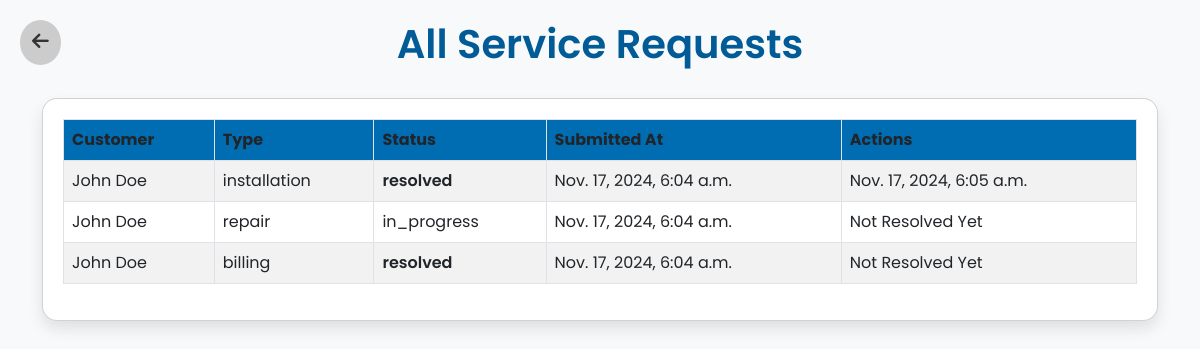
Page /support/ (signed in) on the committed database.
### customer/models.py (models this page shows, shortened)
class ServiceRequest(models.Model):
    REQUEST_TYPES = [
        ('installation', 'Installation'),
        ('repair', 'Repair'),
        ('billing', 'Billing'),
        ('other', 'Other'),
    ]
    STATUS_CHOICES = [
        ('pending', 'Pending'),
        ('in_progress', 'In Progress'),
        ('resolved', 'Resolved'),
    ]
    customer = models.ForeignKey(Customer, on_delete=models.CASCADE)
    request_type = models.CharField(max_length=50, choices=REQUEST_TYPES)
    description = models.TextField()
    attachment = models.FileField(upload_to='attachments/', blank=True, null=True)
    status = models.CharField(max_length=20, choices=STATUS_CHOICES, default='pending')
    submitted_at = models.DateTimeField(auto_now_add=True)
    resolved_at = models.DateTimeField(blank=True, null=True)

class Customer(models.Model):
    user = models.OneToOneField(User, on_delete=models.CASCADE)
    name = models.CharField(max_length=100, blank=True, null=True)
    email = models.EmailField()
    phone = models.CharField(max_length=15)
    address = models.TextField()

### support/views.py (the view)
# urls.py: path('', views.list_requests, name='list_requests')
@login_required
def list_requests(request):
    print(f"Requested Customer: {request.user}")
    requests = ServiceRequest.objects.filter(customer=request.user.customer)
    return render(request, 'support/list_requests.html', {'requests': requests})

### support/templates/support/list_requests.html (shortened to what this page needs)
{% load static %}
<!DOCTYPE html>
<html lang="en">
<head>
    <link href="https://cdn.jsdelivr.net/npm/bootstrap@5.3.0-alpha1/dist/css/bootstrap.min.css" rel="stylesheet">
    <link href="https://cdnjs.cloudflare.com/ajax/libs/font-awesome/6.0.0-beta3/css/all.min.css" rel="stylesheet">
    <link href="{% static 'support/css/list_requests.css' %}" rel="stylesheet">
</head>
<body>
    <a href="javascript:window.history.back();" class="back-btn"><i class="fas fa-arrow-left"></i></a>
    <div class="container">
        <h1>All Service Requests</h1>
        <div class="card">
            <table class="table table-striped table-bordered table-hover">
                <thead>
                    <tr>
                        <th>Customer</th>
                        <th>Type</th>
                        <th>Status</th>
                        <th>Submitted At</th>
                        <th>Actions</th>
                    </tr>
                </thead>
                <tbody>
                    {% for request in requests %}
                    <tr data-id="{{ request.id }}">
                        <td>{{ request.customer.name }}</td>
                        <td>{{ request.request_type }}</td>
                        <td class="status-{{ request.status | lower }}">{{ request.status }}</td>
                        <td>{{ request.submitted_at }}</td>
                        <td>{{ request.resolved_at|default:"Not Resolved Yet" }}</td>
                    </tr>
                    {% endfor %}
                </tbody>
            </table>
        </div>
    </div>
</body>
</html>

### support/static/support/css/list_requests.css (style rules this page uses)
body { background-color: #f8f9fa; font-family: 'Poppins', sans-serif; padding-top: 20px; }
h1 { font-size: 2.5rem; font-weight: 600; color: #005b96; text-align: center; margin-bottom: 30px; }
.card { border-radius: 15px; box-shadow: 0 8px 15px rgba(0, 0, 0, 0.1); padding: 20px; }
th { background-color: #006db3 !important; color: white; }
.status-resolved { color: #4caf50; font-weight: 600; }
.back-btn { position: absolute; top: 20px; left: 20px; font-size: 1.2rem; padding: 8px 12px; background-color: #ccc; color: #333; border-radius: 50%; text-decoration: none; }
.back-btn i { font-size: 1.2rem; }

### rows in the picture
ServiceRequest: customer.name "John Doe", request_type "installation", status "resolved", submitted_at "Nov. 17, 2024, 6:04 a.m.", resolved_at "Nov. 17, 2024, 6:05 a.m."
ServiceRequest: customer.name "John Doe", request_type "repair", status "in_progress", submitted_at "Nov. 17, 2024, 6:04 a.m.", resolved_at "Not Resolved Yet"
ServiceRequest: customer.name "John Doe", request_type "billing", status "resolved", submitted_at "Nov. 17, 2024, 6:04 a.m.", resolved_at "Not Resolved Yet"
